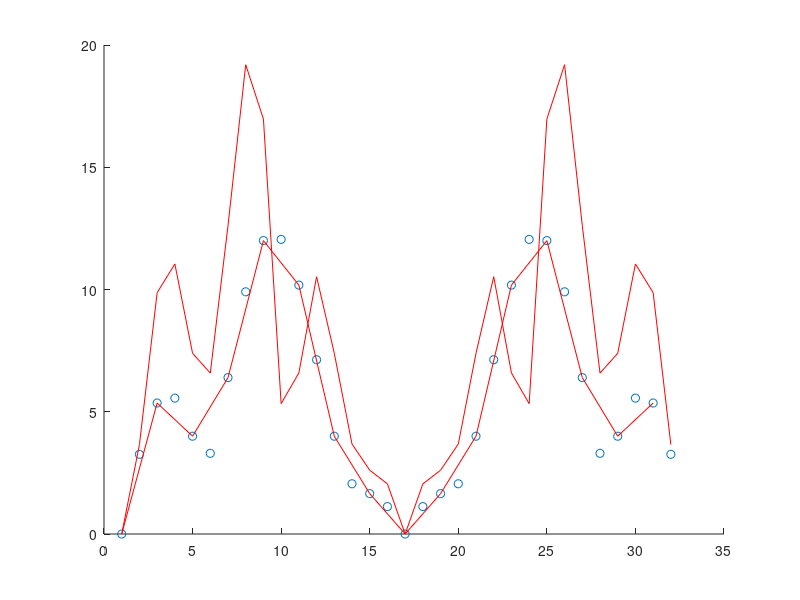

This chart was generated by the following MATLAB code:
close all;
k = 0:7;
f16 = [cos(2.*pi*k/8) + 3*cos(4*pi*k/8)+ sin(6*pi*k/8) zeros(1,8)];
f256 = [f16 zeros(1,16)];
f32 = [f16 fliplr(f16)];
figure
hold;
plot(abs(fft(f256)),'o');

plot(abs(fft(f32)),'r');
x = 1:2:31;
plot(x, abs(fft(f16)),'r');
%stem(0:16:255, abs(fft(f16)),'filled');